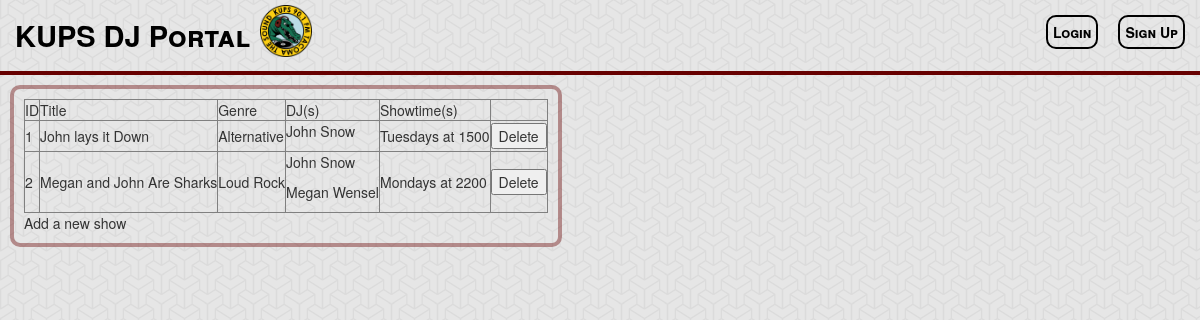
The page /manage-shows.php on the database its author committed.
### tables this page shows
CREATE TABLE IF NOT EXISTS radioShow (
	showid INT NOT NULL,
	genre VARCHAR(20),
	title VARCHAR(40),
	PRIMARY KEY (showid)
);

CREATE TABLE IF NOT EXISTS dj (
	email VARCHAR(30),
	showid INT,
	PRIMARY KEY (email, showid),
	FOREIGN KEY (email) REFERENCES user(email)
		ON DELETE CASCADE,
	FOREIGN KEY (showid) REFERENCES radioShow(showid)
		ON DELETE CASCADE
);

CREATE TABLE IF NOT EXISTS user (
	name VARCHAR(20) NOT NULL,
	admin TINYINT(2) DEFAULT 0,
	password VARCHAR(20) NOT NULL,
	email VARCHAR(30) NOT NULL,
	PRIMARY KEY (email)
);

CREATE TABLE IF NOT EXISTS showInstance (
	showid INT,
	weekday VARCHAR(10),
	time VARCHAR(10),
	PRIMARY KEY (showid, weekday, time),
	FOREIGN KEY (showid) REFERENCES radioShow(showid)
		ON DELETE CASCADE
);

### _session.php (called while the page is built, shortened)
<?php
if (isset($_SESSION["loggedin"])) {
	$loggedin = true;
}
else {
	$loggedin = false;
}
?>

### _helpers.php (called while the page is built, shortened)
<?php
function get_genre($shortform) {
	if ($shortform == 'alt') {
		return "Alternative";
	}
	else if ($shortform == 'hip') {
		return "Hip Hop";
	}
	else if ($shortform == 'loud') {
		return "Loud Rock";
	}
}
?>

### _display-shows.php (the view, shortened to what this page needs)
<?php
include '_helpers.php';
echo "<div class='content left-float'>";
	try
	{
		$db = new PDO("mysql:dbname=soundpod", 'root');
		$db -> setAttribute(PDO::ATTR_ERRMODE, PDO::ERRMODE_EXCEPTION);
		echo '<table border="1">';
		echo '<tr><td>ID</td><td>Title</td><td>Genre</td><td>DJ(s)</td><td>Showtime(s)</td><td></td></tr>';
		$shows = $db -> query ("SELECT * FROM radioShow ORDER BY genre, showid");
		foreach ($shows as $show)
		{
			$showid = $show['showid'];
			$title = $show['title'];
			$genre = get_genre($show['genre']);
			echo "<tr><td>".$showid."</td>";
			echo "<td>".$title."</td>";
			echo "<td>".$genre."</td>";
			$djs = $db -> query ("SELECT * FROM user NATURAL JOIN dj WHERE showid=$showid");
			echo "<td>";
			foreach ($djs as $dj) {
				$n = $dj['name'];
				echo "<p>$n</p>";
			}
			echo "</td>";
			$showtimes = $db -> query ("SELECT * FROM showInstance WHERE showid=$showid");
			echo "<td>";
			foreach ($showtimes as $showtime) {
				$day = $showtime['weekday'];
				$time = $showtime['time'];
				echo $day."s at ";
				echo $time;
			}
			echo "</td>";
			echo "<td><form id='delete_form_$showid' method='post' action='/_delete-show.php'>";
			echo "<input type='submit' name='submit_$showid' value='Delete' /></form></td>";
			echo "</tr>";
		}
		echo "</table>";
		echo "<a href='/add-show.php'>Add a new show</a>";
	}
	catch(PDOException $e) {
		print 'Exception : '.$e -> getMessage();
	}
echo "</div>";
?>

### manage-shows.php (shortened to what this page needs)
<?php
include '_session.php';
?>
<!DOCTYPE html>
<html>
<head>
	<link rel="stylesheet" href="/assets/stylesheets/screen.css">
</head>
<body>
	<?php include '_header.php'; ?>
	<?php include '_display-shows.php'; ?>
</body>
</html>

### _header.php (shortened to what this page needs)
<!DOCTYPE html>
<html>
<head>
	<link rel="stylesheet" href="https://maxcdn.bootstrapcdn.com/bootstrap/3.3.4/css/bootstrap.min.css">
	<link rel="stylesheet" href="/assets/stylesheets/screen.css">
		<link rel="stylesheet" href="/assets/stylesheets/datepicker.css">
</head>
<body>
<div id="header">
	<a href="<?php if ($loggedin) { echo '/index.php'; } else { echo '/index.php'; } ?>">
		<p>KUPS DJ Portal</p>
		<img src="/assets/images/kups.png" alt="Sound Pod" class="left-float" style="height:52px">
	</a>
	<?php if ($loggedin) { ?>
		<a class="nav-button" id="logout" href="/_logout.php">Logout</a>
		<a class="nav-button" id="forums" href="/forums.php">Forums</a>
		<a class="nav-button" id="shows" href="/manage-shows.php">Shows</a>
		<a class="nav-button" id="sub-requests" href="/substitutions.php">Sub Requests</a>
		<?php
		if ($_SESSION["admin"] == 1) { ?>
			<a class="nav-button" id="manage" href="/manage-users.php">Manage Users</a>
		<?php }
	}
	else { ?>
		<a class="nav-button" id="sign-up" href="/sign-up.php">Sign Up</a>
		<a class="nav-button" id="login" href="/login.php">Login</a>
	<?php } ?>
</div>

### assets/stylesheets/screen.css (style rules this page uses)
div#header { padding: 5px; display: block; border-bottom: 4px solid #660000; overflow: auto; color: black; }
div#header p { float: left; display: inline-block; font-variant: small-caps; font-size: 29px; margin: 10px; font-weight: bold; }
div#header .nav-button { float: left; display: inline-block; margin: 10px; float: right; }
div#header #logout, div#header #login, div#header #my-account, div#header #manage { float: right; }
body { background: #ffffff url("/assets/images/background/escheresque.png") repeat left top; }
a { text-decoration: none; }
a:link, a:visited, a:hover, a:active { color: inherit; }
.content { border: 4px solid rgba(102, 0, 0, 0.4); -webkit-border-radius: 10px; -moz-border-radius: 10px; -ms-border-radius: 10px; border-radius: 10px; margin: 10px; padding: 10px; }
.left-float { float: left; }
.nav-button { font-variant: small-caps; font-weight: bold; text-align: center; text-decoration: none; border: 2px solid; -webkit-border-radius: 10px; -moz-border-radius: 10px; -ms-border-radius: 10px; border-radius: 10px; padding: 5px; margin: 10px 0; }
.nav-button:link, .nav-button:visited { color: black; border-color: black; background: transparent; }

### rows shown on the page
radioshow: showid "1", title "John lays it Down", genre "Alternative"
dj: email.name "John Snow"
showinstance: weekday "Tuesday", time "1500"
radioshow: showid "2", title "Megan and John Are Sharks", genre "Loud Rock"
dj: email.name "John Snow"
dj: email.name "Megan Wensel"
showinstance: weekday "Monday", time "2200"
